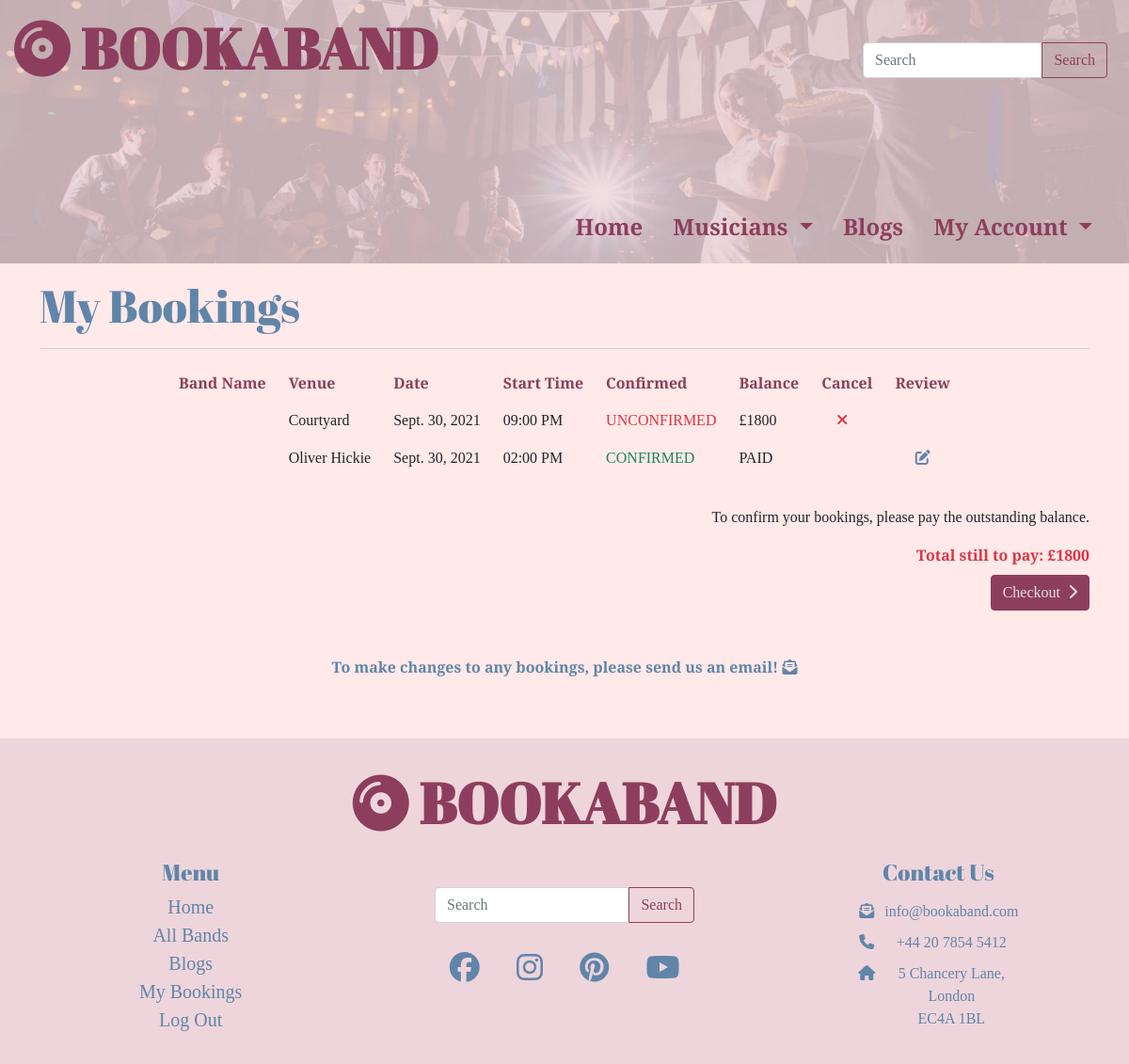
Screenshot of /bookings/my_bookings (signed in) with the database file from the repository.
### bookings/models.py (models this page shows, shortened)
class NewBooking(models.Model):
    band = models.ForeignKey(
        Band, null=False, blank=False, on_delete=models.CASCADE)
    client_name = models.CharField(max_length=50, null=False, blank=False)
    email = models.EmailField(max_length=254, null=False, blank=False)
    contact_number = models.CharField(max_length=14, null=False, blank=False)
    venue_name = models.CharField(max_length=50, null=False, blank=False)
    venue_address1 = models.CharField(max_length=80, null=False, blank=False)
    venue_address2 = models.CharField(max_length=80, null=True, blank=True)
    county = models.CharField(max_length=80, null=False, blank=False)
    postcode = models.CharField(max_length=10, null=False, blank=False)
    wedding_date = models.DateField(null=False, blank=False)
    start_time = models.CharField(max_length=10, null=False, blank=False)
    emergency_contact = models.CharField(
        max_length=50, null=False, blank=False)
    emergency_phone = models.CharField(
        max_length=14, null=False, blank=False)
    additional_information = models.TextField(null=True, blank=True)
    booking_created_at = models.DateTimeField(auto_now_add=True)
    booking_updated_at = models.DateTimeField(auto_now=True)
    price = models.IntegerField(null=False, blank=False)
    paid = models.BooleanField(default=False)

### bookings/views.py (the view)
# urls.py: path('my_bookings', views.my_bookings, name='my_bookings'),
@login_required
def my_bookings(request):
    user = request.user.email
    bookings = NewBooking.objects.filter(email=user).order_by('paid')
    confirmed_bookings = bookings.filter(paid=True)
    unconfirmed_bookings = bookings.filter(paid=False)
    total = 0
    for booking in unconfirmed_bookings:
        total += booking.price
    request.session['balance'] = total
    context = {
        'bookings': bookings,
        'user': user,
        'confirmed_bookings': confirmed_bookings,
        'unconfirmed_bookings': unconfirmed_bookings,
    }
    return render(request, 'bookings/my_bookings.html', context)

### bookings/templates/bookings/my_bookings.html (shortened to what this page needs)
{% extends "base.html" %}
{% load static %}
{% block extra_css %}
<link rel="stylesheet" href="{% static 'bookings/css/bookings.css' %}">
{% endblock %}
{% block page_header %}
<h2 class="text-d-blue mt-3">My Bookings</h2>
<hr>
{% endblock %}
{% block content %}
<div>
  {% if bookings %}
  <table class="booking-table">
    <thead>
      <tr class="text-d-pink">
        <th>Band Name</th>
        <th class="d-none d-lg-table-cell">Venue</th>
        <th>Date</th>
        <th class="d-none d-lg-table-cell">Start Time</th>
        <th>Confirmed</th>
        <th>Balance</th>
        {% if unconfirmed_bookings|length > 0 %}
        <th>Cancel</th>
        {% endif %}
        {% if confirmed_bookings|length > 0 %}
        <th>Review</th>
        {% endif %}
      </tr>
    </thead>
    <tbody>
      {% for booking in unconfirmed_bookings %}
      <tr>
        <td><strong>{{ booking.band }}</strong></td>
        <td class="d-none d-lg-table-cell">{{ booking.venue_name }}</td>
        <td>{{booking.wedding_date }}</td>
        <td class="d-none d-lg-table-cell">{{ booking.start_time }}</td>
        <td class="text-danger ">UNCONFIRMED</td>
        <td>£{{ booking.price }}</td>
        <td class="cursor-point" data-bs-toggle="tooltip" data-bs-placement="bottom"
          title="Delete booking?">
          <a data-bs-toggle="modal" data-bs-target="#modal-{{ booking.id }}"><i class="text-danger fas fa-times ms-3"></i></a>
        </td>
        <td></td>
      </tr>
      {% endfor %}
      {% for booking in confirmed_bookings %}
      <tr>
        <td><strong>{{ booking.band }}</strong></td>
        <td class="d-none d-lg-table-cell">{{ booking.venue_name }}</td>
        <td>{{booking.wedding_date }}</td>
        <td class="d-none d-lg-table-cell">{{ booking.start_time }}</td>
        <td class="text-success ">CONFIRMED</td>
        <td>PAID</td>
        {% if unconfirmed_bookings %}
        <td></td>
        {% endif %}
        <td class="text-center" data-bs-toggle="tooltip" data-bs-placement="bottom"
        title="Leave a review for {{ booking.band }}">
          <a class="text-d-blue cursor-point" href="{% url 'add_review' booking.band_id %}"><i class="fas fa-edit"></i></a>
        </td>
      </tr>
      {% endfor %}
    </tbody>
  </table>
  {% if unconfirmed_bookings|length > 0 %}
  <div class="text-end my-4">
    <p>To confirm your bookings, please pay the outstanding balance.</p>
    <div class="my-2 text-danger"><strong>Total still to pay: £{{ request.session.balance }}</strong></div>
    <a href="{% url 'payments' %}" class="btn btn-primary" id="checkout-button">Checkout <i
        class="fas fa-chevron-right ps-1"></i></a>
  </div>
  {% endif %}
  <div class="text-d-blue text-center mt-5">
    <p class="fw-bold"><a class="unstyled-link" href="mailto:info@bookaband.com">
        To make changes to any bookings, please send us an email! <i class="fas fa-envelope-open-text"></i></a>
    </p>
  </div>
  {% endif %}
</div>
{% endblock %}

### static/css/base.css (style rules this page uses)
body { font-family: 'Playfair Display', serif; background-color: #ffe9e9 !important; }
.text-d-pink { color: #8d3e5d }
.text-d-blue { color: #6085A9; }
.btn-primary { color: #E0E0E6; background-color: #8d3e5d; border: 1px solid #8d3e5d; }
hr { color: #6085A9; border: 0; margin: 16px 0px; z-index: 1; }
.unstyled-link { text-decoration: none; color: inherit; }
h2 { font-family: 'Abril Fatface', cursive; font-size: 48px; }
.cursor-point { cursor: pointer; }

### bookings/static/bookings/css/bookings.css (style rules this page uses)
.booking-table { display: inline-block; max-width: 100%; position: relative; left: 50%; transform: translate(-50%, 0%); overflow-x: auto; white-space: nowrap; }
.booking-table th, .booking-table td { padding: 8px 12px }

### rows the page displays
NewBooking: venue_name "Courtyard", wedding_date "Sept. 30, 2021", start_time "09:00 PM", price "1800"
NewBooking: venue_name "Oliver Hickie", wedding_date "Sept. 30, 2021", start_time "02:00 PM"

### other values shown
{{ request.session.balance }} "1800"
